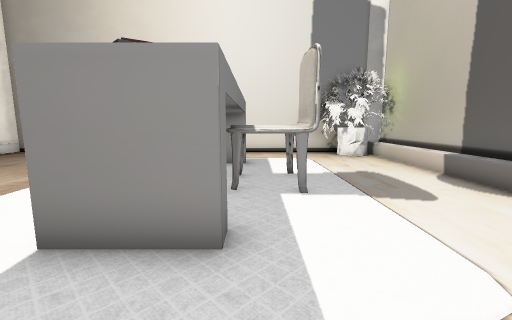
view 1 (above)

12 first-person views from a walk through a Godot game level. The camera is 1.5 m above the floor, tilts 8° down and sees 90° across. The floor is counted in squares, 1 m on a side. Each view is taken from the middle of a square. On the plan, view 1 faces up. The plan holds only what a view shows up to about 13 squares ahead; the rest is blank. The place goes on beyond the plan. Some surface patterns are stand-ins.

view 2
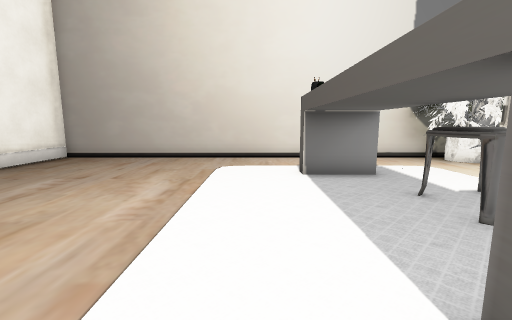

view 3
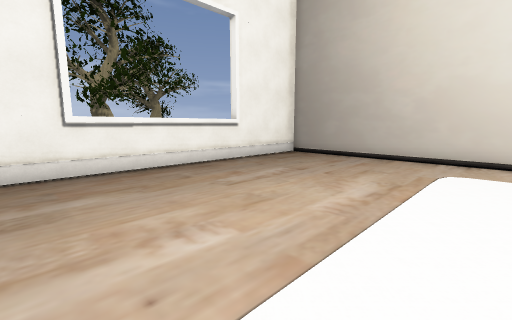

view 4
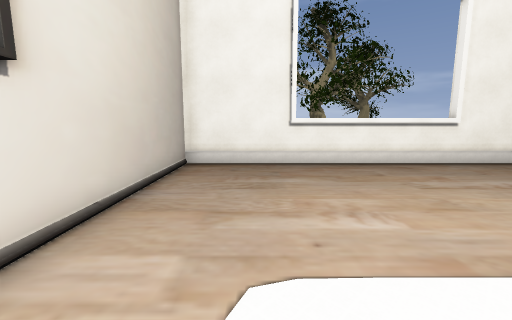

view 5
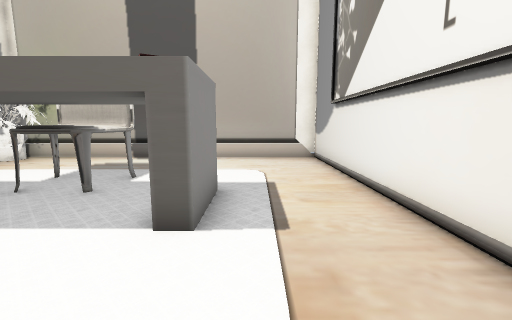

view 6
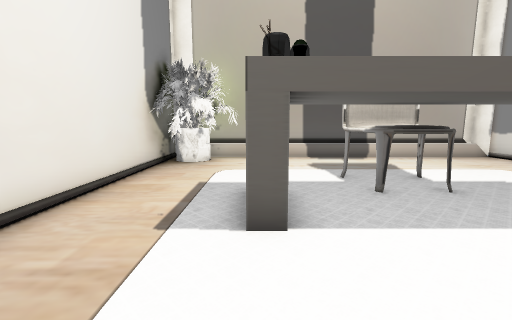

view 7
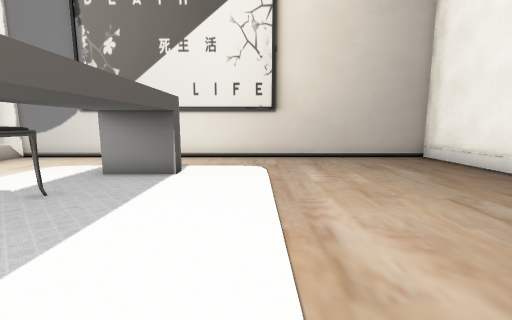

view 8
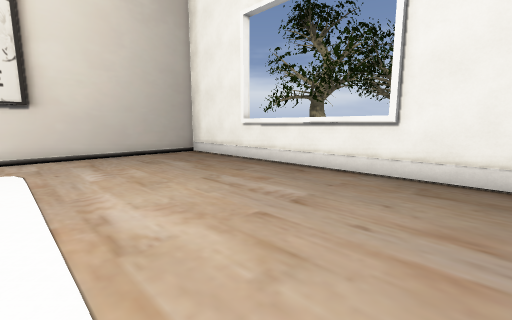

view 9
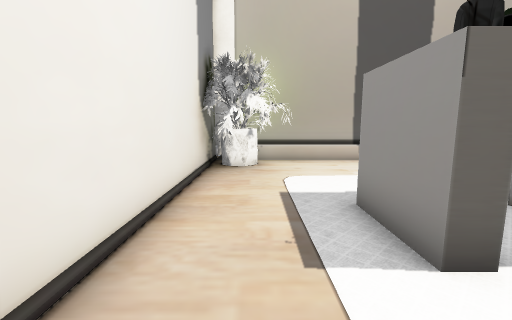

view 10
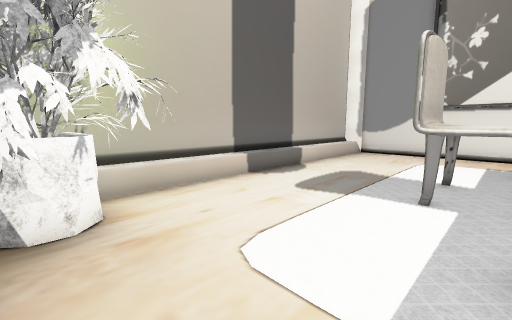

view 11
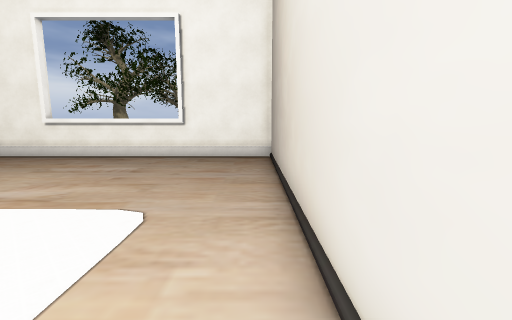

view 12
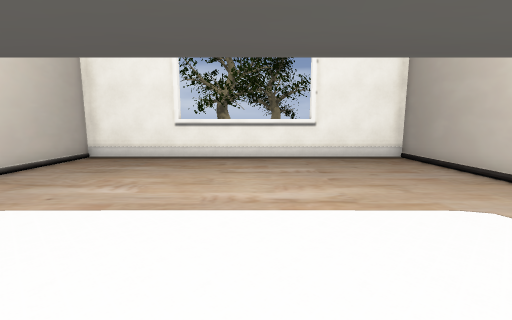

### Floor plan
Key: @ floor where view 1 was taken; # wall or solid block; . floor; ^ raised ledge.
Columns run from 13 left of view 1 to 7 right of it. Each row starts with its distance up from view 1.
 14 ##################
 13 #...............###
 12 #................###
 11 #................#.#
 10 #..........##......#
  9 #..................#
  8 #..................#
  7 #............^^....#
  6 #............^^....#
  5 #..................#
  4 #..................#
  3 #..........##......#
  2 #..................#
  1 #..................#
  0 #............@.....^#
 -1 #####################

Positions as (right, up) in squares from view 1, and headings:
1: (0, 0), facing up
2: (-4, 2), facing up
3: (-4, 2), facing up-left
4: (-3, 2), facing left
5: (-6, 2), facing right
6: (-6, 10), facing right
7: (-5, 11), facing down
8: (-5, 12), facing down-left
9: (-5, 12), facing right
10: (0, 13), facing down-right
11: (-1, 13), facing left
12: (-1, 7), facing left
